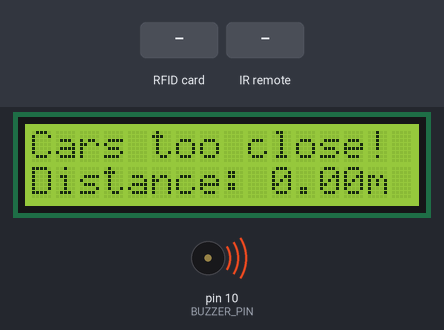
Bench run of a sketch on a simulated Arduino Uno, built with avr-gcc and run on an emulated ATmega328P. Shown: 16×2 character LCD, buzzer (waves = sounding, pin HIGH). The inputs (shaded band) are chosen by the test bench.

Above: at 1.6 s.
1.7 s: RFID card 5E 7A 19 C4 held to the reader
At 3.06 s:
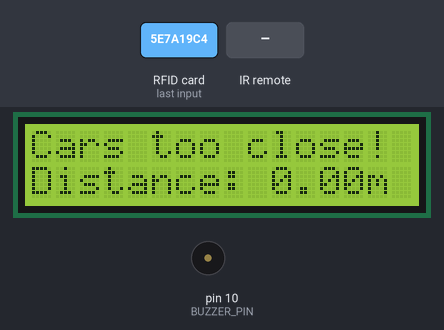
At 4.2 s:
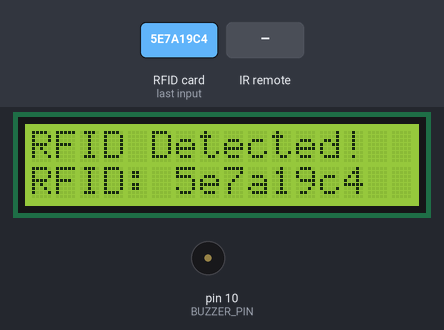
4.5 s: infrared code 0x6136B8 received
At 5.5 s:
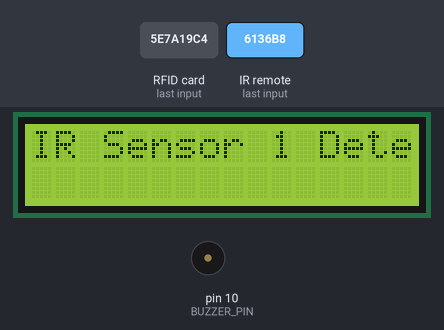
Timing chart, 0 to 13.5 s (numbered marks = the images above; inputs shaded):
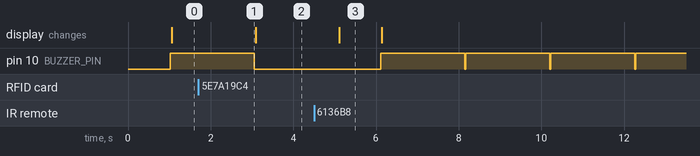

The sketch:

sketch_apr16a.ino
```cpp
#include <Wire.h>
#include <LiquidCrystal_I2C.h>
#include <SoftwareSerial.h>
#include <MFRC522.h> // Include the MFRC522 library
#include <IRremote.h>

#define BUZZER_PIN 10
#define IR_SENSOR_1_PIN 6
#define IR_SENSOR_2_PIN 7
#define GPS_RX_PIN 7
#define GPS_TX_PIN 8

#define SS_PIN 2 // Set SS_PIN to the pin connected to the SDA (SS) pin of the RFID reader
#define RST_PIN 9 // Set RST_PIN to the pin connected to the RST pin of the RFID reader

MFRC522 mfrc522(SS_PIN, RST_PIN); // Create MFRC522 instance
LiquidCrystal_I2C lcd(0x27, 16, 2); // Specify the I2C address, number of columns, and number of rows
SoftwareSerial gpsSerial(GPS_RX_PIN, GPS_TX_PIN);

IRrecv irrecv(IR_SENSOR_1_PIN);
IRrecv irrecv2(IR_SENSOR_2_PIN);

unsigned long previousMillis = 0;
const long interval = 1000; // Interval for distance checking in milliseconds
const int thresholdDistance = 100; // Threshold distance in meters

double latitude1 = 0.0, longitude1 = 0.0; // GPS coordinates of car 1
double latitude2 = 0.0, longitude2 = 0.0; // GPS coordinates of car 2

void setup() {
  Serial.begin(9600);
  lcd.init(); // Initialize the LCD
  lcd.backlight(); // Turn on the backlight
  irrecv.enableIRIn();
  irrecv2.enableIRIn();
  pinMode(BUZZER_PIN, OUTPUT);
  mfrc522.PCD_Init(); // Initialize MFRC522
  gpsSerial.begin(9600);
}

void loop() {
  if (mfrc522.PICC_IsNewCardPresent() && mfrc522.PICC_ReadCardSerial()) { // Check if a new RFID card is present
    lcd.clear();
    lcd.print("RFID Detected!");
    // Logic to read RFID tag data
    String rfidData = "";
    for (byte i = 0; i < mfrc522.uid.size; i++) {
      rfidData += String(mfrc522.uid.uidByte[i], HEX);
    }
    lcd.setCursor(0, 1);
    lcd.print("RFID: " + rfidData);
    delay(2000);
  }

  // GPS data reading
  if (gpsSerial.available() > 0) {
    String gpsData = gpsSerial.readStringUntil('\n');
    parseGPSData(gpsData);
  }

  // IR sensor detection
  if (irrecv.decode()) {
    lcd.clear();
    lcd.print("IR Sensor 1 Detected!");
    delay(1000);
    irrecv.resume();
  }

  if (irrecv2.decode()) {
    lcd.clear();
    lcd.print("IR Sensor 2 Detected!");
    delay(1000);
    irrecv2.resume();
  }

  // Calculate distance between cars
  unsigned long currentMillis = millis();
  if (currentMillis - previousMillis >= interval) {
    previousMillis = currentMillis;
    double distance = calculateDistanceBetweenCars();
    if (distance < thresholdDistance) {
      digitalWrite(BUZZER_PIN, HIGH);
      lcd.clear();
      lcd.print("Cars too close!");
      lcd.setCursor(0, 1);
      lcd.print("Distance: ");
      lcd.print(distance);
      lcd.print("m");
      delay(2000);
      digitalWrite(BUZZER_PIN, LOW);
    }
  }
}

void parseGPSData(String data) {
  if (data.startsWith("$GPGGA")) {
    int index = 0;
    for (int i = 0; i < 13; i++) {
      index = data.indexOf(',', index) + 1;
    }
    String latitudeStr = data.substring(index, data.indexOf(',', index));
    index = data.indexOf(',', index) + 1;
    String longitudeStr = data.substring(index, data.indexOf(',', index));
    latitude1 = latitude2;
    longitude1 = longitude2;
    latitude2 = latitudeStr.toDouble();
    longitude2 = longitudeStr.toDouble();
  }
}

double calculateDistanceBetweenCars() {
  // Convert latitude and longitude from degrees to radians
  double lat1Rad = radians(latitude1);
  double lon1Rad = radians(longitude1);
  double lat2Rad = radians(latitude2);
  double lon2Rad = radians(longitude2);

  // Haversine formula for calculating distance between two points on Earth
  double dlon = lon2Rad - lon1Rad;
  double dlat = lat2Rad - lat1Rad;
  double a = pow(sin(dlat / 2), 2) + cos(lat1Rad) * cos(lat2Rad) * pow(sin(dlon / 2), 2);
  double c = 2 * atan2(sqrt(a), sqrt(1 - a));
  double distance = 6371000 * c; // Radius of Earth in meters
  return distance;
}
```

Measured:
- after the input at 1.7 s, pin 10 (BUZZER_PIN): goes on until 3.1 s, then stays LOW
- after the input at 4.5 s, the display: changes after 0.61 s (image 3)
- what the display in image 3 shows lasts 1.0 s, from 5.1 s to 6.1 s
